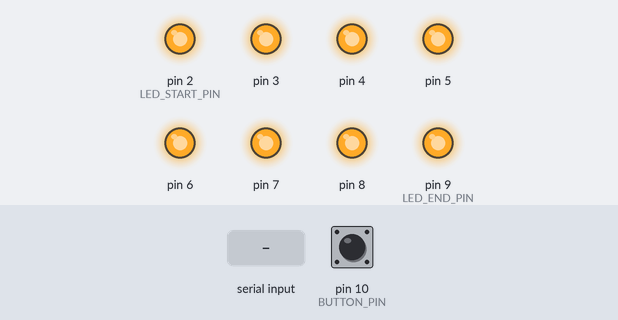
This sketch was run on a simulated Arduino Uno, built with avr-gcc and run on an emulated ATmega328P. Shown: output pins drawn as LEDs (lit = HIGH). Dashed ring = blinking. Inputs (shaded band) come from the test bench; at power-on: pin 10 (BUTTON_PIN) LOW.

Above: at 1.2 s.
1.3 s: pin 10 (BUTTON_PIN) pulled HIGH for 0.15 s
At 1.45 s:
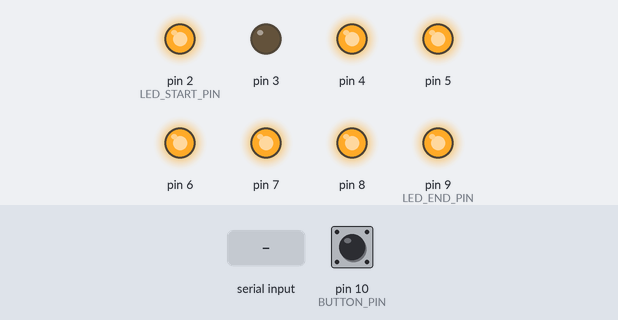
4.3 s: "2\n" received over Serial
At 4.9 s:
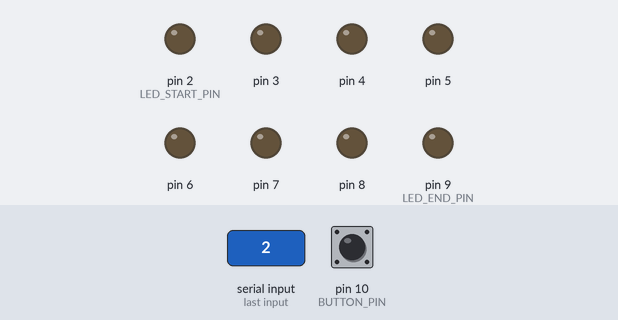
7.3 s: pin 10 (BUTTON_PIN) pulled HIGH for 3.2 s
At 10.05 s:
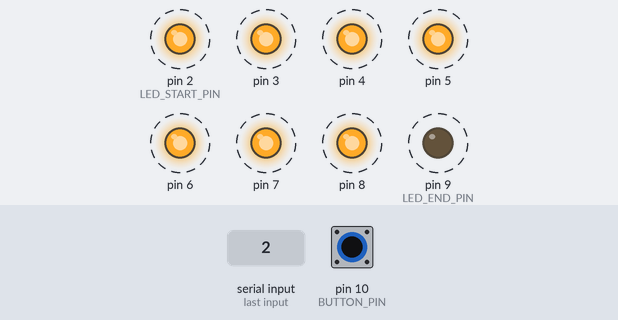
Timing chart, 0 to 12.4 s (numbered marks = the images above; inputs shaded):
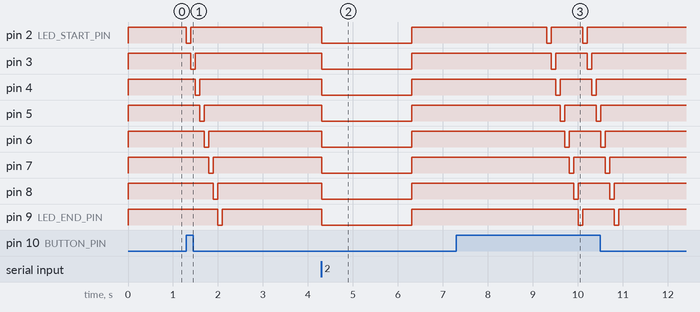

The sketch:

Laboratorio_1_-_Encender_y_Apagar_Serie_Leds.ino
```cpp
// Defina constantes para los pines LED y el pin del botón pulsador
const int LED_START_PIN = 2;
const int LED_END_PIN = 9;
const int BUTTON_PIN = 10;

//Defina una variable para almacenar el estado actual del pulsador y el estado del parpadeo del LED
int buttonState = 0;
bool blinkLEDs = false;

void setup() {
  // Inicializan los pines LED como salidas y enciéndalos todos
  for (int i = LED_START_PIN; i <= LED_END_PIN; i++) {
    pinMode(i, OUTPUT);
    digitalWrite(i, HIGH);
  }

  // Inicialice el pin del botón pulsador como una entrada
  pinMode(BUTTON_PIN, INPUT);

  // Inicializar la comunicación serie
  Serial.begin(9600);
}

void loop() {
  // Compruebe si el botón está presionado
  buttonState = digitalRead(BUTTON_PIN);

  if (buttonState == HIGH) {
    // Si se presiona el botón, apague el parpadeo y encienda y apague los LED en secuencia
    blinkLEDs = false;
    for (int i = LED_START_PIN; i <= LED_END_PIN; i++) {
      digitalWrite(i, LOW);
      delay(100);
      digitalWrite(i, HIGH);
    }
  } else if (blinkLEDs) {
    // Si el botón no está presionado pero los LED deben parpadear, enciéndalos y apáguelos con un retraso de 2 segundos
    for (int i = LED_START_PIN; i <= LED_END_PIN; i++) {
      digitalWrite(i, LOW);
    }
    delay(2000);
    for (int i = LED_START_PIN; i <= LED_END_PIN; i++) {
      digitalWrite(i, HIGH);
    }
    delay(2000);
  }

  if (Serial.available() > 0) {
    // Lea el mensaje entrante del monitor serial
    int message = Serial.parseInt();

    if (message == 2) {
      // Si el mensaje es 2, enciende el LED parpadeando
      blinkLEDs = true;
    }
  }
}
```

Measured:
- after the input at 1.3 s, pin 2 (LED_START_PIN): HIGH → LOW at once, → HIGH 0.10 s later; pin 3: HIGH → LOW after 0.10 s, → HIGH 0.10 s later; pin 4: HIGH → LOW after 0.20 s, → HIGH 0.10 s later; pin 5: HIGH → LOW after 0.30 s, → HIGH 0.10 s later; pin 6: HIGH → LOW after 0.40 s, → HIGH 0.10 s later
- after the input at 4.3 s, pin 2 (LED_START_PIN), pin 3–8, pin 9 (LED_END_PIN): HIGH → LOW at once, → HIGH 2.0 s later
- after the input at 7.3 s, pin 2 (LED_START_PIN): LOW → HIGH after 2.1 s, → LOW 0.70 s later, → HIGH 0.10 s later; pin 3: alternates HIGH for 0.70 s and LOW for 0.10 s, 4 changes in all, then stays HIGH, starting after 2.1 s
